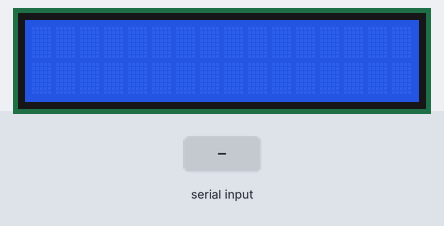
Bench run of a sketch on a simulated Arduino Uno, built with avr-gcc and run on an emulated ATmega328P. On the bench: 16×2 character LCD. Inputs (shaded band) come from the test bench.

Above: at 1.2 s.
1.3 s: "1" received over Serial
At 3.4 s:
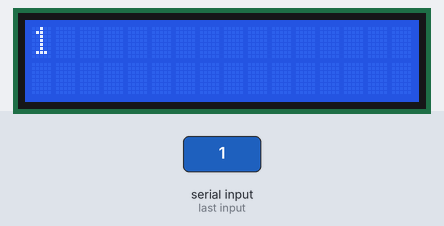
3.8 s: "0" received over Serial
At 5.3 s:
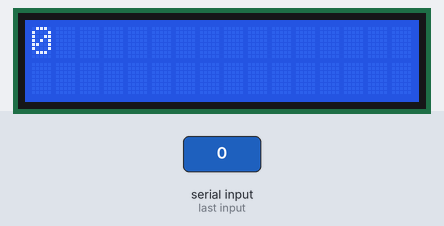
6.3 s: "2" received over Serial
At 8.3 s:
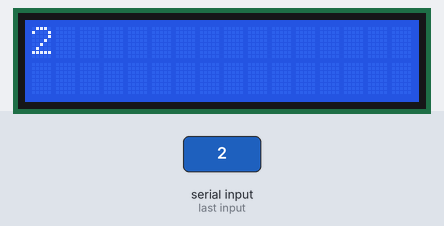
Timing chart, 0 to 9.8 s (numbered marks = the images above; inputs shaded):
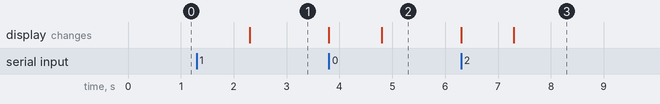

The sketch:

spotify-arduino-lcd.ino
```cpp
#include <LiquidCrystal.h>
LiquidCrystal lcd(2, 3, 4, 5, 6, 7); // assign lcd pin

void setup() {
  lcd.begin(16, 2); // set up 16x2 lcd screen
  Serial.begin(9600); // initialize serial
}

void loop() {
  // check if there's input from serial
  if (Serial.available()) {
    lcd.clear(); // clear lcd screen
    lcd.setCursor(0, 0);  // set lcd cursor to upper left
    String song_name = Serial.readString();  //read song name
    song_name.trim(); // remove any whitespace
    lcd.print(song_name); // print song name to lcd screen
    delay(100); // give a time for python file to send another serial input
    lcd.setCursor(0, 1); // set lcd cursor to the next line
    String artist_name = Serial.readString(); // read artist name
    artist_name.trim(); // remove any whitespace
    lcd.print(artist_name);  // print artist name
  }
}
```

Measured:
- after the input at 1.3 s, the display: changes after 1.0 s (image 1)
- after the input at 3.8 s, the display: first changes at once (image 2 shows a later state)
- after the input at 6.3 s, the display: first changes at once (image 3 shows a later state)
